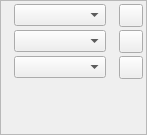
<?xml version="1.0" encoding="UTF-8"?>
<ui version="4.0">
 <class>PropertyWidget_TextColorBase</class>
 <widget class="QFrame" name="PropertyWidget_TextColorBase">
  <property name="geometry">
   <rect>
    <x>0</x>
    <y>0</y>
    <width>147</width>
    <height>135</height>
   </rect>
  </property>
  <property name="windowTitle">
   <string notr="true">Frame</string>
  </property>
  <property name="frameShape">
   <enum>QFrame::StyledPanel</enum>
  </property>
  <property name="frameShadow">
   <enum>QFrame::Raised</enum>
  </property>
  <layout class="QVBoxLayout" name="verticalLayout">
   <property name="spacing">
    <number>3</number>
   </property>
   <property name="leftMargin">
    <number>3</number>
   </property>
   <property name="topMargin">
    <number>3</number>
   </property>
   <property name="rightMargin">
    <number>3</number>
   </property>
   <property name="bottomMargin">
    <number>3</number>
   </property>
   <item>
    <layout class="QHBoxLayout" name="fillLayout">
     <property name="spacing">
      <number>3</number>
     </property>
     <item>
      <widget class="QLabel" name="fillIcon">
       <property name="text">
        <string/>
       </property>
       <property name="pixmap">
        <pixmap>../../resources/icons/16/color-fill.png</pixmap>
       </property>
      </widget>
     </item>
     <item>
      <widget class="ColorCombo" name="fillColor">
       <property name="sizePolicy">
        <sizepolicy hsizetype="MinimumExpanding" vsizetype="Fixed">
         <horstretch>0</horstretch>
         <verstretch>0</verstretch>
        </sizepolicy>
       </property>
       <property name="toolTip">
        <string>Color of selected text. If Outline text decoration is enabled, this color will be the fill color.&lt;br/&gt;If Drop Shadow Text is enabled, then this will be the top most color.</string>
       </property>
      </widget>
     </item>
     <item>
      <widget class="QLabel" name="fillShadeLabel">
       <property name="text">
        <string/>
       </property>
       <property name="pixmap">
        <pixmap>../../resources/icons/shade.png</pixmap>
       </property>
      </widget>
     </item>
     <item>
      <widget class="ShadeButton" name="fillShade">
       <property name="toolTip">
        <string>Saturation of color of text fill</string>
       </property>
       <property name="text">
        <string/>
       </property>
      </widget>
     </item>
    </layout>
   </item>
   <item>
    <layout class="QHBoxLayout" name="strokeLayout">
     <property name="spacing">
      <number>3</number>
     </property>
     <property name="leftMargin">
      <number>0</number>
     </property>
     <property name="topMargin">
      <number>0</number>
     </property>
     <property name="rightMargin">
      <number>0</number>
     </property>
     <property name="bottomMargin">
      <number>0</number>
     </property>
     <item>
      <widget class="QLabel" name="strokeIcon">
       <property name="text">
        <string/>
       </property>
       <property name="pixmap">
        <pixmap>../../resources/icons/16/color-stroke.png</pixmap>
       </property>
      </widget>
     </item>
     <item>
      <widget class="ColorCombo" name="strokeColor">
       <property name="sizePolicy">
        <sizepolicy hsizetype="MinimumExpanding" vsizetype="Fixed">
         <horstretch>0</horstretch>
         <verstretch>0</verstretch>
        </sizepolicy>
       </property>
       <property name="tabletTracking">
        <bool>true</bool>
       </property>
       <property name="toolTip">
        <string>Color of text stroke and/or drop shadow, depending which is chosen.&lt;br/&gt;If both are chosen, then they share the same color.</string>
       </property>
      </widget>
     </item>
     <item>
      <widget class="QLabel" name="strokeShadeLabel">
       <property name="text">
        <string/>
       </property>
       <property name="pixmap">
        <pixmap>../../resources/icons/shade.png</pixmap>
       </property>
      </widget>
     </item>
     <item>
      <widget class="ShadeButton" name="strokeShade">
       <property name="toolTip">
        <string>Saturation of color of text stroke</string>
       </property>
       <property name="text">
        <string/>
       </property>
      </widget>
     </item>
    </layout>
   </item>
   <item>
    <layout class="QHBoxLayout" name="backLayout">
     <property name="spacing">
      <number>3</number>
     </property>
     <item>
      <widget class="QLabel" name="backIcon">
       <property name="text">
        <string/>
       </property>
       <property name="pixmap">
        <pixmap>../../resources/icons/16/color-fill.png</pixmap>
       </property>
      </widget>
     </item>
     <item>
      <widget class="ColorCombo" name="backColor">
       <property name="sizePolicy">
        <sizepolicy hsizetype="MinimumExpanding" vsizetype="Fixed">
         <horstretch>0</horstretch>
         <verstretch>0</verstretch>
        </sizepolicy>
       </property>
       <property name="toolTip">
        <string>Background color of selected text</string>
       </property>
      </widget>
     </item>
     <item>
      <widget class="QLabel" name="backShadeLabel">
       <property name="text">
        <string/>
       </property>
       <property name="pixmap">
        <pixmap>../../resources/icons/shade.png</pixmap>
       </property>
      </widget>
     </item>
     <item>
      <widget class="ShadeButton" name="backShade">
       <property name="toolTip">
        <string>Saturation of color of text background</string>
       </property>
       <property name="text">
        <string/>
       </property>
      </widget>
     </item>
    </layout>
   </item>
   <item>
    <layout class="QHBoxLayout" name="effectsLayout">
     <property name="spacing">
      <number>3</number>
     </property>
     <item>
      <spacer name="horizontalSpacer_3">
       <property name="orientation">
        <enum>Qt::Horizontal</enum>
       </property>
       <property name="sizeHint" stdset="0">
        <size>
         <width>40</width>
         <height>20</height>
        </size>
       </property>
      </spacer>
     </item>
     <item>
      <widget class="StyleSelect" name="textEffects" native="true"/>
     </item>
    </layout>
   </item>
  </layout>
 </widget>
 <customwidgets>
  <customwidget>
   <class>ColorCombo</class>
   <extends>QComboBox</extends>
   <header>ui/colorcombo.h</header>
  </customwidget>
  <customwidget>
   <class>ShadeButton</class>
   <extends>QToolButton</extends>
   <header>ui/shadebutton.h</header>
  </customwidget>
  <customwidget>
   <class>StyleSelect</class>
   <extends>QWidget</extends>
   <header>ui/styleselect.h</header>
   <container>1</container>
  </customwidget>
 </customwidgets>
 <resources/>
 <connections/>
</ui>
